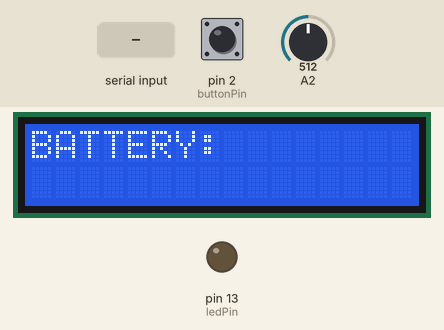
Bench run of a sketch on a simulated Arduino Uno, built with avr-gcc and run on an emulated ATmega328P. On the bench: 16×2 character LCD, output pins drawn as LEDs (lit = HIGH). The inputs (shaded band) are chosen by the test bench; at power-on: pin 2 (buttonPin) HIGH, A2 = 512. What the sketch prints to the serial monitor is not drawn.

Above: at 1.2 s.
1.3 s: "1" received over Serial
At 1.9 s:
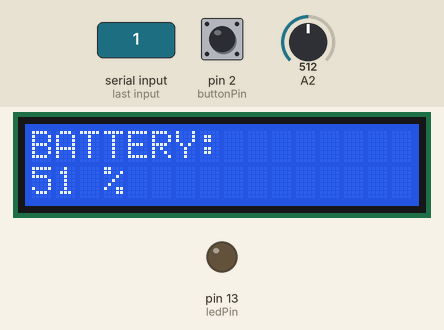
2.9 s: "2" received over Serial
4.4 s: "3" received over Serial
Timing chart, 0 to 7.4 s (numbered marks = the images above; inputs shaded):
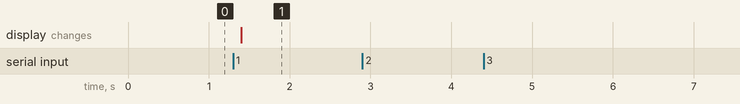

Measured:
- after the input at 1.3 s, the display: changes after 0.10 s (image 1)
- after the input at 2.9 s, every drawn part: stays the same
- after the input at 4.4 s, every drawn part: stays the same

The sketch:

finallandslide04292017.ino
```cpp
#include <LiquidCrystal.h>
LiquidCrystal lcd(10, 11, 7, 6, 5, 4);
int mm=0;
int mme=0;
int level=0;
int delayloop=0;
 int sensorValue=0;
  int sensorValue1=0;
int counter1=0;
const int buttonPin = 2;     // the number of the pushbutton pin
const int ledPin =  13;      // the number of the LED pin
int buttonState = 0;         // variable for reading the pushbutton status
int eroision=0;
const int  gyroPin = A3;     // the number of the pushbutton pin
int gyroState = 0;         // variable for reading the pushbutton status
long int batlife=0;
void setup(){

  pinMode(ledPin, OUTPUT);
  pinMode(buttonPin, INPUT_PULLUP);
  Serial.begin(9600);
  lcd.begin(16, 2);
  lcd.print("BATTERY:");
  Serial.begin(9600);
  pinMode(gyroPin, INPUT_PULLUP);
}
void loop(){


  buttonState = digitalRead(buttonPin);
  if (buttonState == HIGH) {
    if (mm==0){mme=mme+25;}
      mm=1;}
  else {if (mm==1){mme=mme+25;}
      mm=0;}
      //mm=0;
  //}


     batlife=0;
  for (int thisPin = 0; thisPin < 1800; thisPin++) {

  int sensorValue = analogRead(A2);

  sensorValue=(sensorValue/102);
  batlife=batlife+sensorValue;

   serialEvent();
  }
  batlife=batlife/1800;
  if (batlife>100)
  {batlife=100;}
  if (batlife<0)
  {batlife=0;}

  lcd.setCursor(0, 1);

//  lcd.print(batlife);
 // lcd.print(" %");


}

void serialEvent() {
  while (Serial.available()) {
    // get the new byte:
    char inChar = (char)Serial.read();
    // add it to the inputString:
    if (inChar == '0') {
      mme=0;
      sensorValue1=0;

    }
    if (inChar == '1') {
  lcd.setCursor(0, 1);

     batlife=0;
  for (int thisPin = 0; thisPin < 800; thisPin++) {

  int sensorValue = analogRead(A2);

  sensorValue=(sensorValue/10);
  batlife=batlife+sensorValue;


  }
  batlife=batlife/800;
  if (batlife>100)
  {batlife=100;}
  if (batlife<0)
  {batlife=0;}


      Serial.print("X:");
  Serial.print(batlife);

  lcd.setCursor(0, 1);

  lcd.print(batlife);
  lcd.print(" %");

}
    if (inChar == '2') {

  sensorValue1=0;


  int sensorValue = analogRead(A0)+7;
  sensorValue =  100-(sensorValue/7);
  if (sensorValue <3)
  {
  sensorValue =0;
  }
    if (sensorValue >98)
  {
  sensorValue =100;
  }
  Serial.print("M:");
  Serial.print(sensorValue);
    }
    if (inChar == '3') {

  Serial.print("R:");
  Serial.print(mme);
    }
    if (inChar == '4') {

  gyroState = digitalRead(gyroPin);
  if (gyroState == HIGH) {
eroision=0;
  }
  else {
eroision=1;

  }
  Serial.print("E:");
  Serial.print(eroision);

    }

  }
}
```
